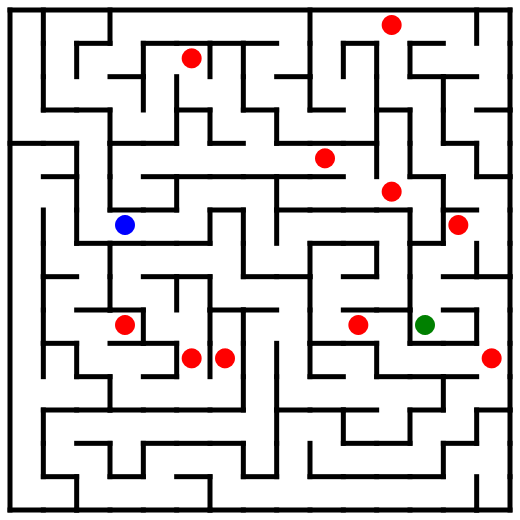

The script that drew this image:
import matplotlib.image as mpimg
import matplotlib.pyplot as plt
from random import randint, choice
import time
from svglib.svglib import svg2rlg
from reportlab .graphics import renderPM
from Cell import Cell
from Graph import Graph


# Disclaim: Most part of this code was taken from the source mentioned below.
# It has been modified according to my needs.

# Create a maze using the depth-first algorithm described at
# https://scipython.com/blog/making-a-maze/
# Christian Hill, April 2017.


class Maze:
    """A Maze, represented as a grid of cells."""

    def __init__(self, nx, ny, ix=0, iy=0, num_traps=10):
        """Initialize the maze grid.
        The maze consists of nx x ny cells and will be constructed starting
        at the cell indexed at (ix, iy).

        """

        self.nx, self.ny = nx, ny
        self.ix, self.iy = ix, iy
        self.svg_name = "maze.svg"
        self.maze_map = [[Cell(x, y, maze_size=nx) for y in range(ny)] for x in range(nx)]

        # Generating the traps
        for i in range(num_traps):
            _x, _y = self.generate_random_position(nx, ny)
            w = randint(2, 9)
            self.cell_at(_x, _y).occupied = True
            self.cell_at(_x, _y).update_weight(w)

        # Generate the initial position
        self.initialize_current_position()

        # Generate objective position
        self.create_objective()

    def generate_random_position(self, x, y):
        while True:
            _x, _y = randint(0, x - 1), randint(0, y - 1)
            if not self.cell_at(_x, _y).occupied:
                return [_x, _y]

    def create_objective(self):
        x, y = self.generate_random_position(self.nx, self.ny)
        self.cell_at(x, y).is_objective = True
        self.cell_at(x, y).occupied = True

    def initialize_current_position(self):
        x, y = self.generate_random_position(self.nx, self.ny)
        self.cell_at(x, y).is_current_position = True
        self.cell_at(x, y).occupied = True

    def cell_at(self, x, y):
        """Return the Cell object at (x,y)."""

        return self.maze_map[x][y]

    def __str__(self):
        """Return a (crude) string representation of the maze."""

        maze_rows = ['-' * self.nx * 2]
        for y in range(self.ny):
            maze_row = ['|']
            for x in range(self.nx):
                prefix = " "
                if self.cell_at(x, y).is_current_position:
                    prefix = "*"
                if self.cell_at(x, y).walls['E']:
                    maze_row.append(prefix + '|')
                else:
                    maze_row.append(prefix + ' ')
            maze_rows.append(''.join(maze_row))
            maze_row = ['|']
            for x in range(self.nx):
                if self.cell_at(x, y).walls['S']:
                    maze_row.append('-+')
                else:
                    maze_row.append(' +')
            maze_rows.append(''.join(maze_row))
        return '\n'.join(maze_rows)

    def write_svg(self, filename):
        """Write an SVG image of the maze to filename."""

        aspect_ratio = self.nx / self.ny
        # Pad the maze all around by this amount.
        padding = 10
        # Height and width of the maze image (excluding padding), in pixels
        height = 500
        width = int(height * aspect_ratio)
        # Scaling factors mapping maze coordinates to image coordinates
        scy, scx = height / self.ny, width / self.nx

        def write_wall(f, x1, y1, x2, y2):
            """Write a single wall to the SVG image file handle f."""
            f.write('\t<line x1="{}" y1="{}" x2="{}" y2="{}"/>\n'
                    .format(x1, y1, x2, y2),)

        def write_circle(file, x_coordinate, y_coordinate, radius, color):
            """Write an image to the SVG"""
            file.write('\t<circle cx="{}" cy="{}" r="{}" fill="{}"/>\n'
                       .format(x_coordinate, y_coordinate, radius, color))

        # Write the SVG image file for maze
        with open(filename, 'w') as f:
            # SVG preamble and styles.
            f.write('<?xml version="1.0" encoding="utf-8"?>')
            f.write('<svg\n\txmlns="http://www.w3.org/2000/svg"\n'
                    '\txmlns:xlink="http://www.w3.org/1999/xlink"\n')
            f.write('\twidth="{:d}" height="{:d}" viewBox="{} {} {} {}">'
                    .format(width+2*padding, height+2*padding,
                    -padding, -padding, width+2*padding, height+2*padding))
            f.write('<defs>\n<style type="text/css"><![CDATA[line {\n')
            f.write('\tstroke: #000000;\n\tstroke-linecap: square;\n\tstroke-width: 5;\n}')
            f.write(']]></style>\n</defs>\n')
            # Draw the "South" and "East" walls of each cell, if present (these
            # are the "North" and "West" walls of a neighbouring cell in
            # general, of course).
            for x in range(self.nx):
                for y in range(self.ny):
                    # print(str(x) + "  " + str(y))
                    if self.cell_at(x, y).walls['S']:
                        x1, y1, x2, y2 = x*scx, (y+1)*scy, (x+1)*scx, (y+1)*scy
                        write_wall(f, x1, y1, x2, y2)
                    if self.cell_at(x, y).walls['E']:
                        x1, y1, x2, y2 = (x+1)*scx, y*scy, (x+1)*scx, (y+1)*scy
                        write_wall(f, x1, y1, x2, y2)

                    # Draw any circle in the maze
                    if self.cell_at(x, y).occupied:
                        adjustment = (3*padding) / 2
                        _x = x*scx + adjustment
                        _y = y * scy + adjustment

                        if self.cell_at(x, y).is_current_position:
                            write_circle(file=f,
                                         x_coordinate=_x,
                                         y_coordinate=_y,
                                         radius=padding,
                                         color="blue")
                        elif self.cell_at(x, y).is_objective:
                            write_circle(file=f,
                                         x_coordinate=_x,
                                         y_coordinate=_y,
                                         radius=padding,
                                         color="green")
                        else:
                            write_circle(file=f,
                                         x_coordinate=_x,
                                         y_coordinate=_y,
                                         radius=padding,
                                         color="red")

            # Draw the North and West maze border, which won't have been drawn
            # by the procedure above.
            f.write('\t<line x1="0" y1="0" x2="{}" y2="0"/>\n'.format(width))
            f.write('\t<line x1="0" y1="0" x2="0" y2="{}"/>\n'.format(height))
            f.write('</svg>')

    def find_valid_neighbours(self, cell):
        """Return a list of unvisited neighbours to cell."""

        delta = [('W', (-1, 0)),
                 ('E', (1, 0)),
                 ('S', (0, 1)),
                 ('N', (0, -1))]
        neighbours = []
        for direction, (dx, dy) in delta:
            x2, y2 = cell.x + dx, cell.y + dy
            if (0 <= x2 < self.nx) and (0 <= y2 < self.ny):
                neighbour = self.cell_at(x2, y2)
                if neighbour.has_all_walls():
                    neighbours.append((direction, neighbour))
        return neighbours

    def make_maze(self):
        # Total number of cells.
        n = self.nx * self.ny
        cell_stack = []
        current_cell = self.cell_at(self.ix, self.iy)
        # Total number of visited cells during maze construction.
        nv = 1

        while nv < n:
            neighbours = self.find_valid_neighbours(current_cell)

            if not neighbours:
                # We've reached a dead end: backtrack.
                current_cell = cell_stack.pop()
                continue

            # Choose a random neighbouring cell and move to it.
            direction, next_cell = choice(neighbours)
            current_cell.knock_down_wall(next_cell, direction)
            cell_stack.append(current_cell)
            current_cell = next_cell
            nv += 1


def main():
    image_name = 'maze.png'
    svg_name = 'maze.svg'
    # Maze dimensions (ncols, nrows)
    nx, ny = 15, 15
    # Maze entry position
    ix, iy = 0, 0

    maze = Maze(nx, ny, ix, iy)
    maze.make_maze()

    # print(maze)
    maze.write_svg(svg_name)
    draw = svg2rlg(svg_name)
    renderPM.drawToFile(draw, image_name, fmt='PNG')


    img = mpimg.imread(image_name)
    imgplot = plt.imshow(img)

    # initializing the Graph
    graph = Graph(nx*ny)

    for u in range(ny):
        for v in range(nx):
            source = maze.cell_at(u, v).get_id()
            destination = maze.cell_at(v, u).get_id()
            weight = maze.cell_at(u, v).get_weight()
            graph.add_edge(source, destination, weight)

    # print(graph)
    plt.show()

    """
    for n in range(2, 16):
        maze = Maze(n, n, num_traps=int((n*3)/4))
        maze.make_maze()
        maze.write_svg(svg_name)
        draw = svg2rlg(svg_name)
        renderPM.drawToFile(draw, image_name, fmt='PNG')
        img = mpimg.imread(image_name)
        imgplot = plt.imshow(img)
        plt.draw()
        plt.pause(1e-17)
        time.sleep(0.1)

    plt.show()
    """


if __name__ == "__main__":
    main()
